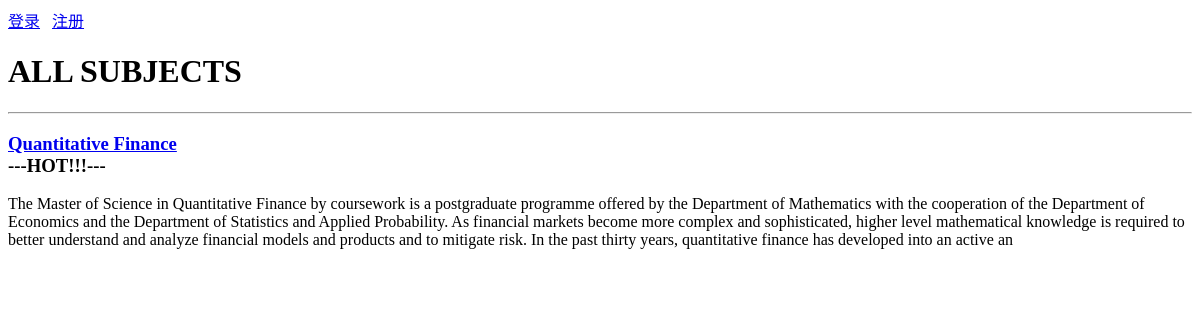
The app's page /, older data.
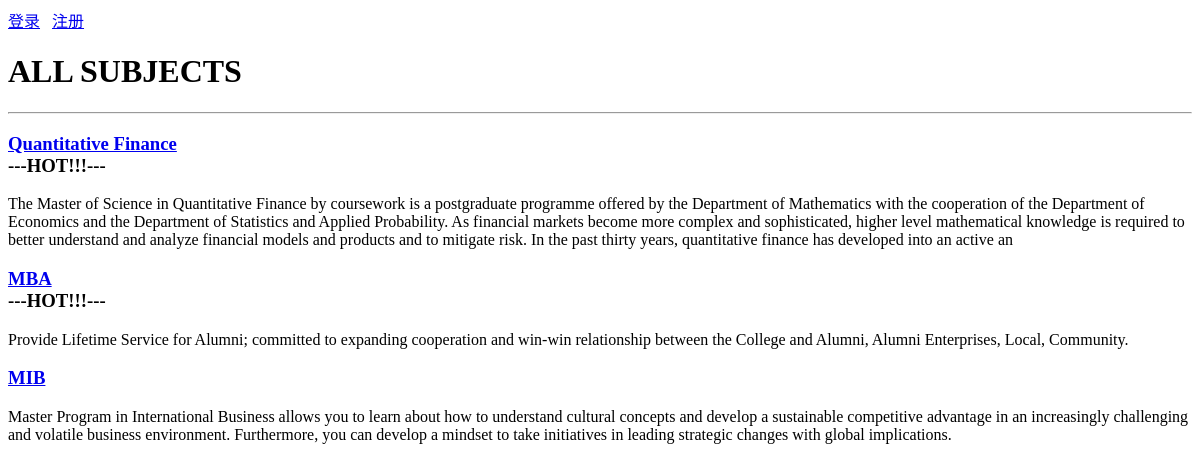
The same page, newer data.
### poll/models.py (models this page shows, shortened)
class Subject(models.Model):
    no = models.IntegerField(primary_key = True, verbose_name = 'No.')
    name = models.CharField(max_length =20, verbose_name = 'Name')
    intro = models.CharField(max_length = 511, verbose_name = 'Introduction', default ='')
    create_date = models.DateField(null=True, verbose_name ='Date of Creation')
    is_hot = models.BooleanField(default=False, verbose_name = 'Popularity')
    class Meta:
        db_table = 'tb_subject'
        verbose_name = 'Subject'
        verbose_name_plural = 'Subjects'

### poll/views.py (the view)
# urls.py: path('', views.show_subjects),
def show_subjects(request):
     subjects = Subject.objects.all()
     return render(request, 'subject.html', {'subjects': subjects})

### templates/subject.html (shortened to what this page needs)
<!DOCTYPE html>
<html lang="en">
<head>
</head>
<body>
    {% include 'header.html' %}
    <h1>ALL SUBJECTS</h1>
    <hr>
    {% for subject in subjects %}
    <div>
        <h3>
            <a href="/teachers/?sno={{ subject.no }}">{{ subject.name }}</a>
            {% if subject.is_hot %}
            <div>---HOT!!!---</div>
            {% endif %}
        </h3>
        <p>{{ subject.intro }}</p>
    </div>
    {% endfor %}
</body>
</html>

Row changes from the older to the newer data that the page shows:
added Subject: name "MBA", is_hot "---HOT!!!---", intro "Provide Lifetime Service for Alumni; committed to expanding cooperation and win-win relationship between the College and Alumni, Alumni Enterprises, Local, Community."
added Subject: name "MIB", intro "Master Program in International Business allows you to learn about how to understand cultural concepts and develop a sustainable competitive advantage in an increasingly challenging and volatile business environment. Furthermore, you can develop a mindset to take initiatives in leading strategic changes with global implications."
